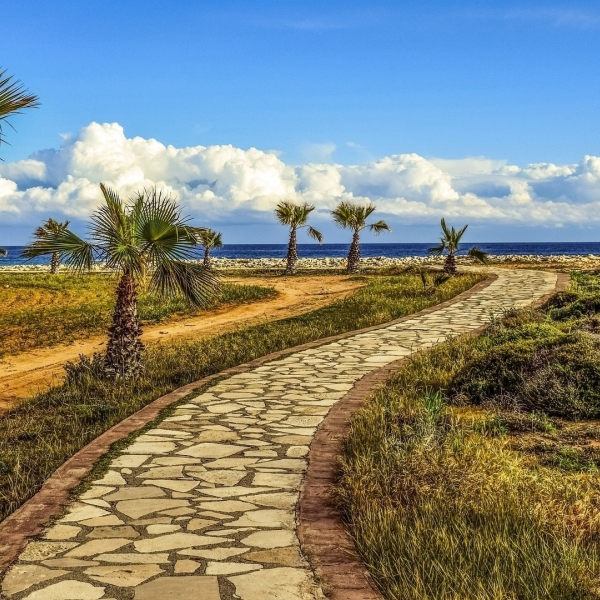
#> input picture assignment1/image2.jpg, 600 x 600 px
$ jupyter execute short_questions.ipynb
#> lines starting #> are read from the running program, lines starting #| are printed output that depends on the picture; after the words box and inside, x2 and y2 are one past the last pixel; in counts of white or black regions, pixels touching at a corner belong together
[cell 1]
import numpy as np
import cv2

[cell 2]
img = cv2.imread("image2.jpg")
#> img is the input picture: shape (600, 600, 3); mean B, G, R 126, 134, 128.3
height, width, channels = img.shape
#> height = 600; width = 600; channels = 3
height, width, channels
#> Out = (600, 600, 3)

[cell 3]
def render_image(label, array):
    # cv2.namedWindow(label, cv2.WINDOW_NORMAL)
    cv2.imshow(label, array)
    # cv2.resizeWindow(label, 800, 400)
    cv2.waitKey()
    cv2.destroyAllWindows()

render_image("Original", img)

[cell 4]
# 1 - Swap the left and right halves of an image.

# for swapping on horizontal cut for columns
mid_w = width // 2
#> mid_w = 300
right_left = np.hstack((img[:, mid_w:, :], img[:, :mid_w, :]))
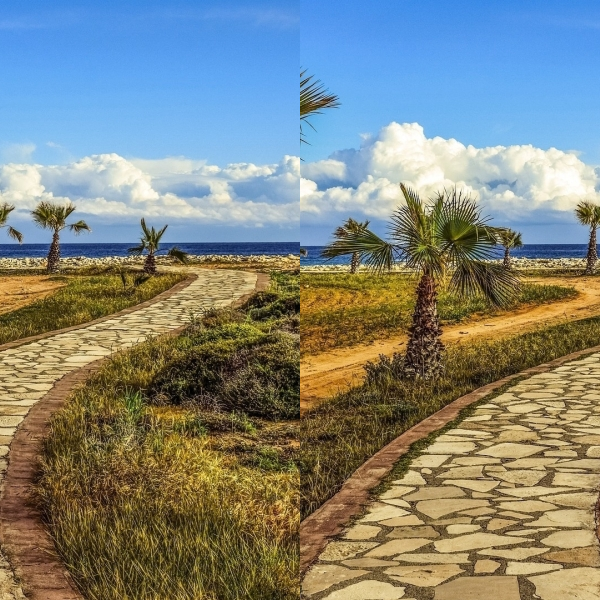
#> right_left: shape (600, 600, 3); mean B, G, R 126, 134, 128.3
render_image("Right Left", right_left)

[cell 5]
# 2 - Swap the top and bottom halves of an image.

# for swapping on vertical cut for rows
mid_h = height // 2
#> mid_h = 300
bottom_top = np.vstack((img[mid_h:, :, :], img[:mid_h, :, :]))
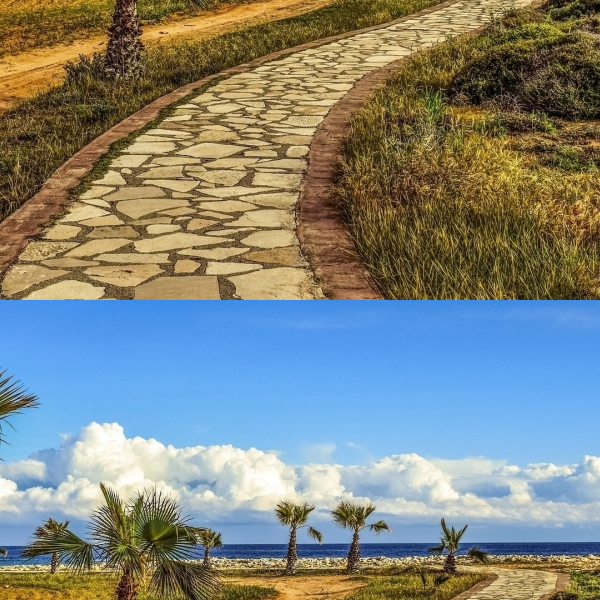
#> bottom_top: shape (600, 600, 3); mean B, G, R 126, 134, 128.3
render_image("Bottom Top", bottom_top)

[cell 6]
# 3- Create a horizontal mirror image using NumPy slicing.

# for mirror instead of 0...n go n...0 for columns
# carefull: image of both nin looks natural but it happens
mirror_horizontal = img[:, ::-1, :].copy()
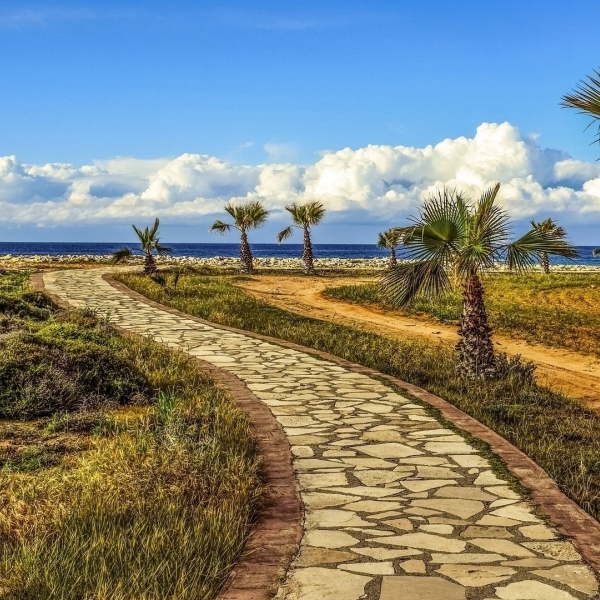
#> mirror_horizontal: shape (600, 600, 3); mean B, G, R 126, 134, 128.3
render_image("Mirror Horizontal", mirror_horizontal)

[cell 7]
# 4 - Create a vertical mirror image using NumPy slicing.

mirror_vertical = img[::-1, :, :]
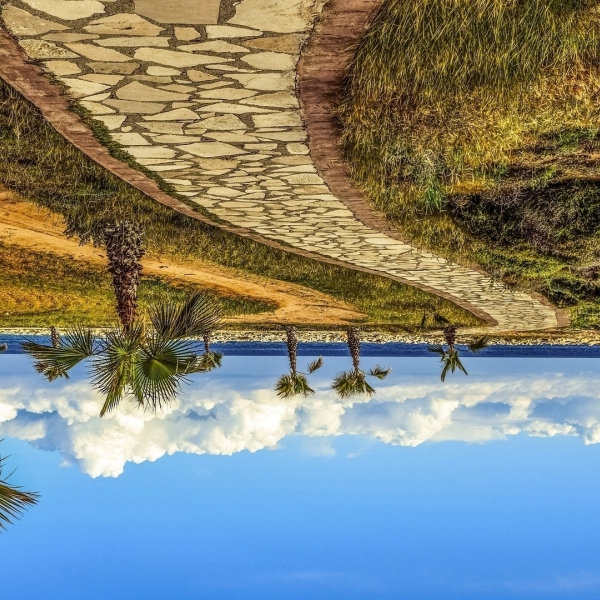
#> mirror_vertical: shape (600, 600, 3); mean B, G, R 126, 134, 128.3
render_image("Mirror Vertical", mirror_vertical)

[cell 8]
# 5 - Divide an image into 9 equal blocks and display each block separately.

# don't run else you have time to close it
block_number = 1
difference_h, difference_w = height // 3, width // 3
#> difference_h = 200; difference_w = 200

for h in range(0, height, difference_h):
    for w in range(0, width, difference_w):
        render_image(f"Block {block_number}", img[h:h+difference_h, w:w+difference_w, :])
        block_number = block_number + 1
#> this loop made 3 passes
#> pass 1, in render_image (call 6), `cv2.imshow(label, array)`:
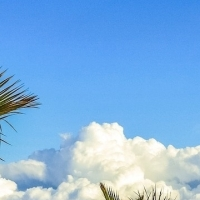
#> window 'Block 1': shape (200, 200, 3); mean B, G, R 227.9, 179.6, 128.6
#> pass 1, in render_image (call 8), `cv2.imshow(label, array)`:
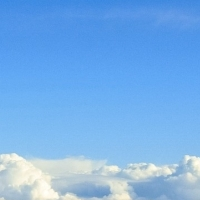
#> window 'Block 3': shape (200, 200, 3); mean B, G, R 232.9, 176.2, 120.1
#> pass 2, in render_image (call 9), `cv2.imshow(label, array)`:
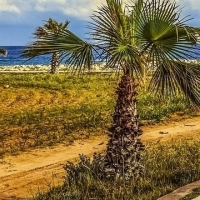
#> window 'Block 4': shape (200, 200, 3); mean B, G, R 65, 106.2, 124.1
#> after the loop, block_number = 10

[cell 9]
# 6 - Display only the Blue, Green, and Red channels as separate grayscale images.

# opencv follows BGR not RGB
colors = ["Blue", "Green", "Red"]
for index in range(len(colors)):
    render_image(colors[index], img[:, :, index])
#> this loop made 3 passes
#> pass 1, in render_image (call 15), `cv2.imshow(label, array)`:
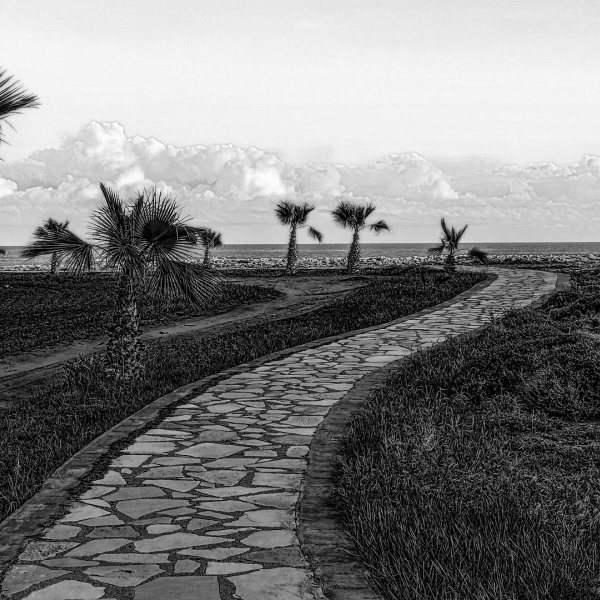
#> window 'Blue': shape (600, 600); min 0, max 255, mean 126

[cell 10]
# 7 - Crop the center 200 × 200 region, resize it to 600 × 600, and display both images.

center_h, center_w = height // 2, width // 2
#> center_h = 300; center_w = 300
center_200 = img[center_h-100:center_h+101, center_w-100:center_w+101, :]
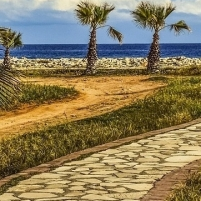
#> center_200: shape (201, 201, 3); mean B, G, R 91, 124.6, 138.5

# 200 x 200 Region Rendering - No Resizing
cv2.imshow("Center 200", center_200)
cv2.waitKey()
cv2.destroyAllWindows()

# 200 x 200 Region Rendering - 600 x 600 Size
cv2.namedWindow("Center 200", cv2.WINDOW_NORMAL)
cv2.imshow("Center 200", center_200)
cv2.resizeWindow("Center 200", 600, 600)
cv2.waitKey()
cv2.destroyAllWindows()

[cell 11]
# 8 - Resize an image to 25%, 50%, and 200% of its original size and compare the outputs.

# i) - 25%
quater = cv2.resize(img, (int(width * 0.25), int(height * 0.25)), interpolation=cv2.INTER_AREA)
cv2.imshow("25%", quater)
cv2.waitKey()
cv2.destroyAllWindows()

# ii) - 50%
half = cv2.resize(img, (int(width * 0.5), int(height * 0.5)), interpolation=cv2.INTER_AREA)
cv2.imshow("50%", half)
cv2.waitKey()
cv2.destroyAllWindows()

# iii) - 200%
double = cv2.resize(img, (int(width * 2), int(height * 2)), interpolation=cv2.INTER_CUBIC)
cv2.imshow("200%", double)
cv2.waitKey()
cv2.destroyAllWindows()

[cell 12]
# 9 - Change an entire column to Green.

# made column 100 as green
green_color = np.array([
    [(0, 255, 0)  for _ in range(height) ]
])
green_column = img.copy()
green_column[:, 100, :] = green_color
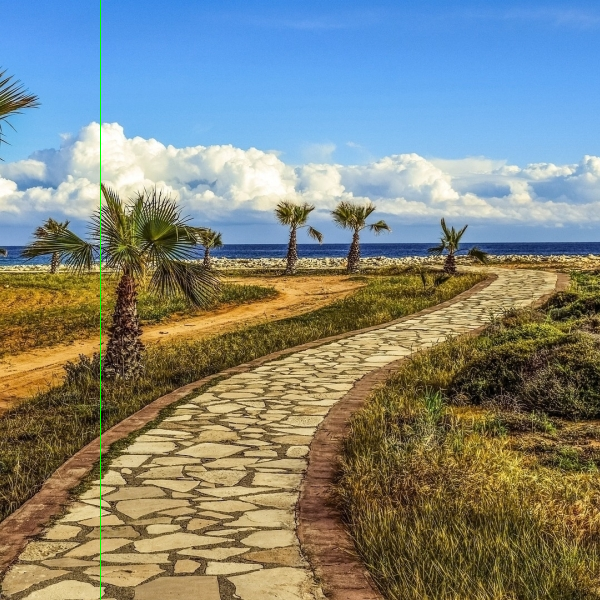
#> green_column: shape (600, 600, 3); 0.17% of pixels changed, all inside (x1, y1, x2, y2) = (100, 0, 101, 600)
render_image("Green Column", green_column)

$ run again, with assignment1/album.jpg copied over assignment1/image2.jpg
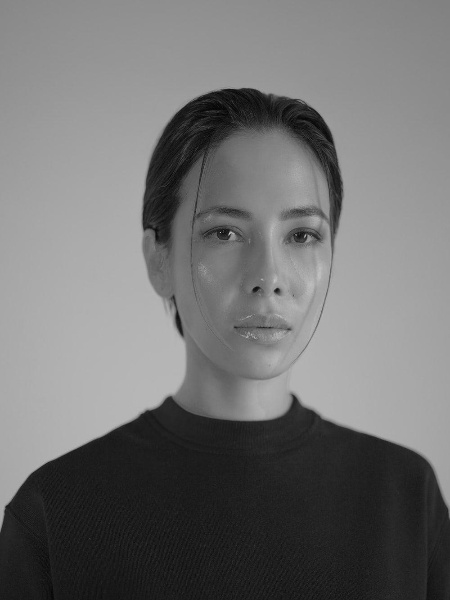
#> input picture assignment1/album.jpg, 450 x 600 px
#> img is the input picture: shape (600, 450, 3); min 3, max 205, mean 113.5
#> after the loop `for h in range(0, height, difference_h):`: block_number = 10
#> `center_200 = img[center_h-100:center_h+101, center_w-100:center_w+101,..`:
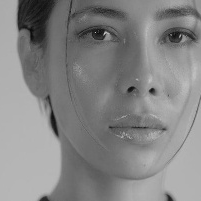
#> center_200: shape (201, 201, 3); min 10, max 205, mean 132.8
#> `green_column[:, 100, :] = green_color`:
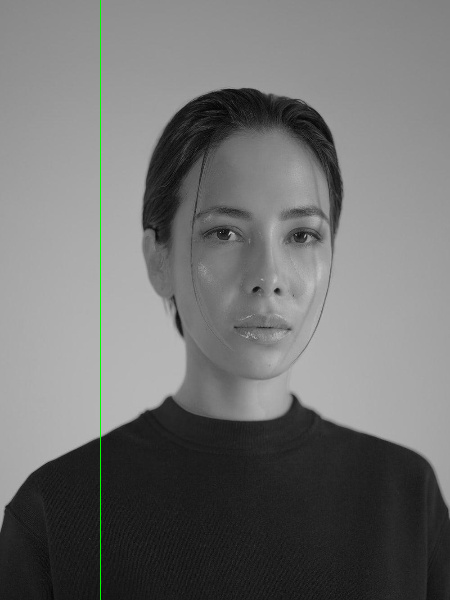
#> green_column: shape (600, 450, 3); 0.22% of pixels changed, all inside (x1, y1, x2, y2) = (100, 0, 101, 600)
